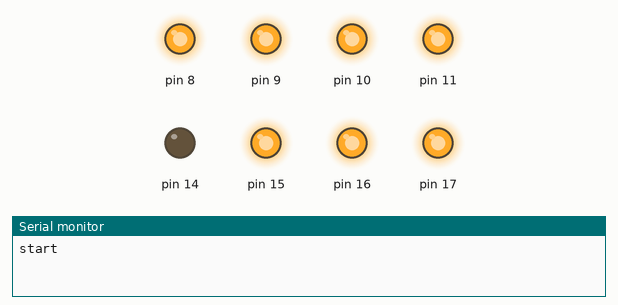
Simulated run of this sketch. Board: Arduino Uno, built with avr-gcc and run on an emulated ATmega328P. On the bench: output pins drawn as LEDs (lit = HIGH), the last lines printed to the serial monitor.

Above: at 0.4 s.
At 2.4 s:
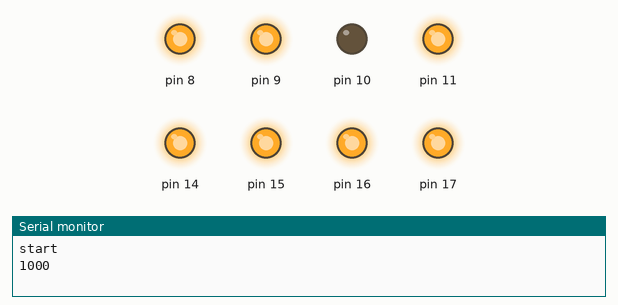
At 3.4 s:
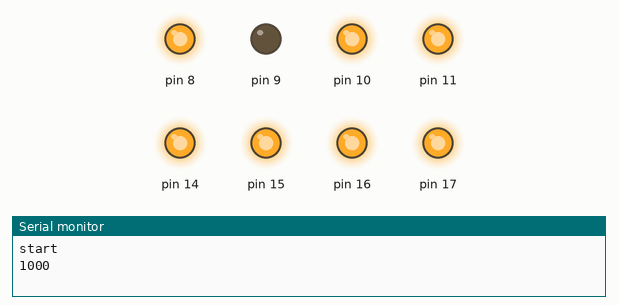
At 4.4 s:
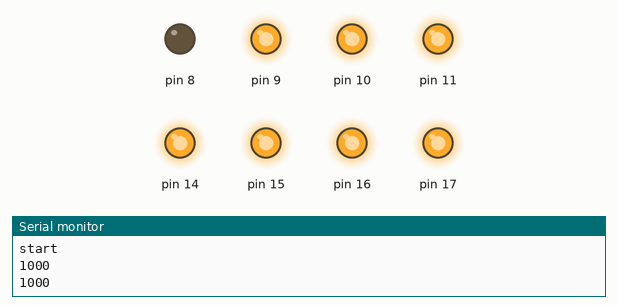
At 6.4 s:
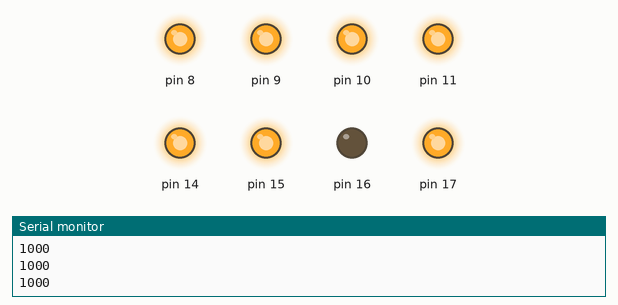
At 9.4 s:
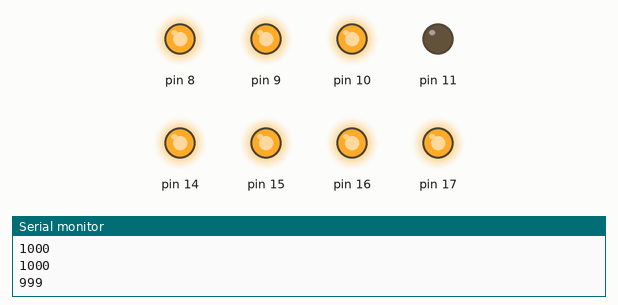
Timing chart, 0 to 10.4 s (numbered marks = the images above):
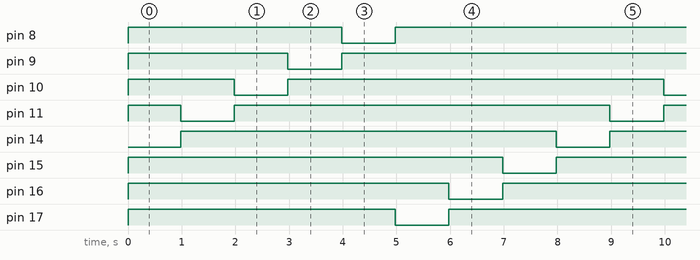

Measured:
- by itself, pin 8–11, pin 16, pin 17: repeats every 8.0 s: LOW 1.0 s, HIGH 7.0 s
- by itself, pin 14, pin 15: alternates HIGH for 7.0 s and LOW for 1.0 s
- by itself, everything shown: repeats every 8.0 s, in 8 steps

The sketch:

0604_TC_Interrupt_Basic02_CTC.ino
```cpp
unsigned char led;
int idx;
unsigned long pasted = 0;

void setup() {
  // put your setup code here, to run once:
  Serial.begin(9600);
  Serial.println("start");
  led = 0x01;
  idx = 0;
  SREG |= 0x80;
  // Global Interrupt Enable

  TCCR2A = 0x02;
  // WGM21 WGM20
  TCCR2B = 0x07;
  // WGM22 CS02 CS01 CS00
  // CTC 모드
  // 분주율 1 1 1 1024설정
  TIMSK2 = 0x02;
  // OCIE2A EnAble
  OCR2A = 0xFF;
  // 상한값 설정
  DDRB = 0x0F;
  DDRC = 0x0F;
}

ISR(TIMER2_COMPA_vect){
  // 실행 될때마다 시작값을 다시 설정하여야 한다.
  idx++;
  if(idx > 60){
    // 이렇게 하면 거의 1초 나옴
    if(pasted == 0){
      pasted = millis();
    }
    else{
      Serial.println(millis() - pasted);
      pasted = 0;
    }

    if(led == 0x01){
      led = 0x80;
    }
    else{
      led = led >> 1;
    }
    idx = 0;
  }
}

void loop() {
  // put your main code here, to run repeatedly:
  PORTC = ~led;
  PORTB = ~(led >> 4);
}
```
